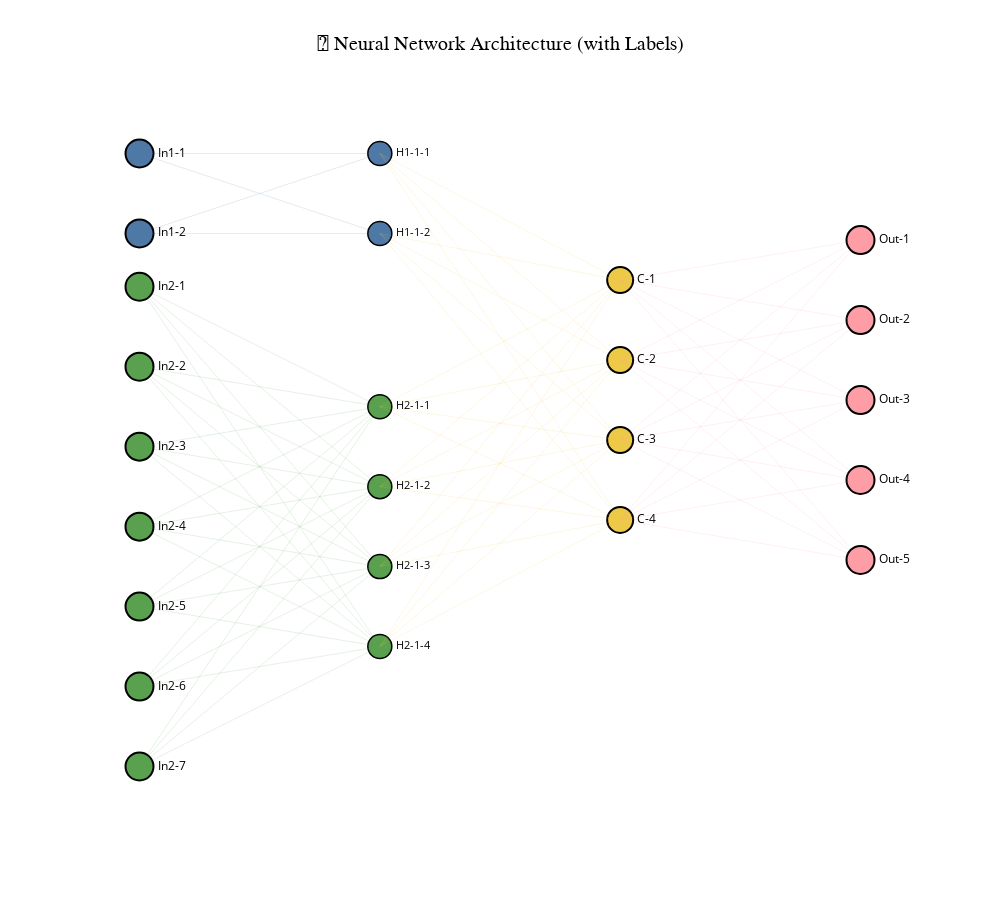

Notebook cell for this chart:
### Markdown cell above
#### Visualisasi Model

### Code cell
from visualization import plot_dynamic_multi_input_network
plot_dynamic_multi_input_network(
    input_dims=[config.input_1_dim, config.input_2_dim],
    hidden_dims_per_branch=[
        config.hidden_1_dims,
        config.hidden_2_dims
    ],
    combined_dims=config.combine_dims,
    output_dim=config.output_dim,
    figsize=(1000, 900)
)

### Figure 1 — Plotly figure (JSON) as saved in the notebook; plotly's stock layout.template omitted (floating-point values rounded to 4 significant figures)
{"data": [{"hovertext": "Input 1<br>Neuron 1", "marker": {"color": "#4E79A7", "line": {"color": "black", "width": 2}, "size": 28}, "mode": "markers+text", "showlegend": false, "text": ["In1-1"], "textfont": {"color": "black", "size": 12}, "textposition": "middle right", "type": "scatter", "x": [0], "y": [1.55]}, {"hovertext": "Input 1<br>Neuron 2", "marker": {"color": "#4E79A7", "line": {"color": "black", "width": 2}, "size": 28}, "mode": "markers+text", "showlegend": false, "text": ["In1-2"], "textfont": {"color": "black", "size": 12}, "textposition": "middle right", "type": "scatter", "x": [0], "y": [0.95]}, {"hovertext": "Input 2<br>Neuron 1", "marker": {"color": "#59A14F", "line": {"color": "black", "width": 2}, "size": 28}, "mode": "markers+text", "showlegend": false, "text": ["In2-1"], "textfont": {"color": "black", "size": 12}, "textposition": "middle right", "type": "scatter", "x": [0], "y": [0.55]}, {"hovertext": "Input 2<br>Neuron 2", "marker": {"color": "#59A14F", "line": {"color": "black", "width": 2}, "size": 28}, "mode": "markers+text", "showlegend": false, "text": ["In2-2"], "textfont": {"color": "black", "size": 12}, "textposition": "middle right", "type": "scatter", "x": [0], "y": [-0.05]}, {"hovertext": "Input 2<br>Neuron 3", "marker": {"color": "#59A14F", "line": {"color": "black", "width": 2}, "size": 28}, "mode": "markers+text", "showlegend": false, "text": ["In2-3"], "textfont": {"color": "black", "size": 12}, "textposition": "middle right", "type": "scatter", "x": [0], "y": [-0.65]}, {"hovertext": "Input 2<br>Neuron 4", "marker": {"color": "#59A14F", "line": {"color": "black", "width": 2}, "size": 28}, "mode": "markers+text", "showlegend": false, "text": ["In2-4"], "textfont": {"color": "black", "size": 12}, "textposition": "middle right", "type": "scatter", "x": [0], "y": [-1.25]}, {"hovertext": "Input 2<br>Neuron 5", "marker": {"color": "#59A14F", "line": {"color": "black", "width": 2}, "size": 28}, "mode": "markers+text", "showlegend": false, "text": ["In2-5"], "textfont": {"color": "black", "size": 12}, "textposition": "middle right", "type": "scatter", "x": [0], "y": [-1.85]}, {"hovertext": "Input 2<br>Neuron 6", "marker": {"color": "#59A14F", "line": {"color": "black", "width": 2}, "size": 28}, "mode": "markers+text", "showlegend": false, "text": ["In2-6"], "textfont": {"color": "black", "size": 12}, "textposition": "middle right", "type": "scatter", "x": [0], "y": [-2.45]}, {"hovertext": "Input 2<br>Neuron 7", "marker": {"color": "#59A14F", "line": {"color": "black", "width": 2}, "size": 28}, "mode": "markers+text", "showlegend": false, "text": ["In2-7"], "textfont": {"color": "black", "size": 12}, "textposition": "middle right", "type": "scatter", "x": [0], "y": [-3.05]}, {"hovertext": "Branch 1 Hidden 1<br>Neuron 1", "marker": {"color": "#4E79A7", "line": {"color": "black", "width": 1.5}, "size": 24}, "mode": "markers+text", "showlegend": false, "text": ["H1-1-1"], "textfont": {"color": "black", "size": 11}, "textposition": "middle right", "type": "scatter", "x": [1], "y": [1.55]}, {"line": {"color": "rgba(78, 121, 167, 0.3)", "width": 0.5}, "mode": "lines", "showlegend": false, "type": "scatter", "x": [0, 1], "y": [1.55, 1.55]}, {"line": {"color": "rgba(78, 121, 167, 0.3)", "width": 0.5}, "mode": "lines", "showlegend": false, "type": "scatter", "x": [0, 1], "y": [0.95, 1.55]}, {"hovertext": "Branch 1 Hidden 1<br>Neuron 2", "marker": {"color": "#4E79A7", "line": {"color": "black", "width": 1.5}, "size": 24}, "mode": "markers+text", "showlegend": false, "text": ["H1-1-2"], "textfont": {"color": "black", "size": 11}, "textposition": "middle right", "type": "scatter", "x": [1], "y": [0.95]}, {"line": {"color": "rgba(78, 121, 167, 0.3)", "width": 0.5}, "mode": "lines", "showlegend": false, "type": "scatter", "x": [0, 1], "y": [1.55, 0.95]}, {"line": {"color": "rgba(78, 121, 167, 0.3)", "width": 0.5}, "mode": "lines", "showlegend": false, "type": "scatter", "x": [0, 1], "y": [0.95, 0.95]}, {"hovertext": "Branch 2 Hidden 1<br>Neuron 1", "marker": {"color": "#59A14F", "line": {"color": "black", "width": 1.5}, "size": 24}, "mode": "markers+text", "showlegend": false, "text": ["H2-1-1"], "textfont": {"color": "black", "size": 11}, "textposition": "middle right", "type": "scatter", "x": [1], "y": [-0.35]}, {"line": {"color": "rgba(89, 161, 79, 0.3)", "width": 0.5}, "mode": "lines", "showlegend": false, "type": "scatter", "x": [0, 1], "y": [0.55, -0.35]}, {"line": {"color": "rgba(89, 161, 79, 0.3)", "width": 0.5}, "mode": "lines", "showlegend": false, "type": "scatter", "x": [0, 1], "y": [-0.05, -0.35]}, {"line": {"color": "rgba(89, 161, 79, 0.3)", "width": 0.5}, "mode": "lines", "showlegend": false, "type": "scatter", "x": [0, 1], "y": [-0.65, -0.35]}, {"line": {"color": "rgba(89, 161, 79, 0.3)", "width": 0.5}, "mode": "lines", "showlegend": false, "type": "scatter", "x": [0, 1], "y": [-1.25, -0.35]}, {"line": {"color": "rgba(89, 161, 79, 0.3)", "width": 0.5}, "mode": "lines", "showlegend": false, "type": "scatter", "x": [0, 1], "y": [-1.85, -0.35]}, {"line": {"color": "rgba(89, 161, 79, 0.3)", "width": 0.5}, "mode": "lines", "showlegend": false, "type": "scatter", "x": [0, 1], "y": [-2.45, -0.35]}, {"line": {"color": "rgba(89, 161, 79, 0.3)", "width": 0.5}, "mode": "lines", "showlegend": false, "type": "scatter", "x": [0, 1], "y": [-3.05, -0.35]}, {"hovertext": "Branch 2 Hidden 1<br>Neuron 2", "marker": {"color": "#59A14F", "line": {"color": "black", "width": 1.5}, "size": 24}, "mode": "markers+text", "showlegend": false, "text": ["H2-1-2"], "textfont": {"color": "black", "size": 11}, "textposition": "middle right", "type": "scatter", "x": [1], "y": [-0.95]}, {"line": {"color": "rgba(89, 161, 79, 0.3)", "width": 0.5}, "mode": "lines", "showlegend": false, "type": "scatter", "x": [0, 1], "y": [0.55, -0.95]}, {"line": {"color": "rgba(89, 161, 79, 0.3)", "width": 0.5}, "mode": "lines", "showlegend": false, "type": "scatter", "x": [0, 1], "y": [-0.05, -0.95]}, {"line": {"color": "rgba(89, 161, 79, 0.3)", "width": 0.5}, "mode": "lines", "showlegend": false, "type": "scatter", "x": [0, 1], "y": [-0.65, -0.95]}, {"line": {"color": "rgba(89, 161, 79, 0.3)", "width": 0.5}, "mode": "lines", "showlegend": false, "type": "scatter", "x": [0, 1], "y": [-1.25, -0.95]}, {"line": {"color": "rgba(89, 161, 79, 0.3)", "width": 0.5}, "mode": "lines", "showlegend": false, "type": "scatter", "x": [0, 1], "y": [-1.85, -0.95]}, {"line": {"color": "rgba(89, 161, 79, 0.3)", "width": 0.5}, "mode": "lines", "showlegend": false, "type": "scatter", "x": [0, 1], "y": [-2.45, -0.95]}, {"line": {"color": "rgba(89, 161, 79, 0.3)", "width": 0.5}, "mode": "lines", "showlegend": false, "type": "scatter", "x": [0, 1], "y": [-3.05, -0.95]}, {"hovertext": "Branch 2 Hidden 1<br>Neuron 3", "marker": {"color": "#59A14F", "line": {"color": "black", "width": 1.5}, "size": 24}, "mode": "markers+text", "showlegend": false, "text": ["H2-1-3"], "textfont": {"color": "black", "size": 11}, "textposition": "middle right", "type": "scatter", "x": [1], "y": [-1.55]}, {"line": {"color": "rgba(89, 161, 79, 0.3)", "width": 0.5}, "mode": "lines", "showlegend": false, "type": "scatter", "x": [0, 1], "y": [0.55, -1.55]}, {"line": {"color": "rgba(89, 161, 79, 0.3)", "width": 0.5}, "mode": "lines", "showlegend": false, "type": "scatter", "x": [0, 1], "y": [-0.05, -1.55]}, {"line": {"color": "rgba(89, 161, 79, 0.3)", "width": 0.5}, "mode": "lines", "showlegend": false, "type": "scatter", "x": [0, 1], "y": [-0.65, -1.55]}, {"line": {"color": "rgba(89, 161, 79, 0.3)", "width": 0.5}, "mode": "lines", "showlegend": false, "type": "scatter", "x": [0, 1], "y": [-1.25, -1.55]}, {"line": {"color": "rgba(89, 161, 79, 0.3)", "width": 0.5}, "mode": "lines", "showlegend": false, "type": "scatter", "x": [0, 1], "y": [-1.85, -1.55]}, {"line": {"color": "rgba(89, 161, 79, 0.3)", "width": 0.5}, "mode": "lines", "showlegend": false, "type": "scatter", "x": [0, 1], "y": [-2.45, -1.55]}, {"line": {"color": "rgba(89, 161, 79, 0.3)", "width": 0.5}, "mode": "lines", "showlegend": false, "type": "scatter", "x": [0, 1], "y": [-3.05, -1.55]}, {"hovertext": "Branch 2 Hidden 1<br>Neuron 4", "marker": {"color": "#59A14F", "line": {"color": "black", "width": 1.5}, "size": 24}, "mode": "markers+text", "showlegend": false, "text": ["H2-1-4"], "textfont": {"color": "black", "size": 11}, "textposition": "middle right", "type": "scatter", "x": [1], "y": [-2.15]}, {"line": {"color": "rgba(89, 161, 79, 0.3)", "width": 0.5}, "mode": "lines", "showlegend": false, "type": "scatter", "x": [0, 1], "y": [0.55, -2.15]}, {"line": {"color": "rgba(89, 161, 79, 0.3)", "width": 0.5}, "mode": "lines", "showlegend": false, "type": "scatter", "x": [0, 1], "y": [-0.05, -2.15]}, {"line": {"color": "rgba(89, 161, 79, 0.3)", "width": 0.5}, "mode": "lines", "showlegend": false, "type": "scatter", "x": [0, 1], "y": [-0.65, -2.15]}, {"line": {"color": "rgba(89, 161, 79, 0.3)", "width": 0.5}, "mode": "lines", "showlegend": false, "type": "scatter", "x": [0, 1], "y": [-1.25, -2.15]}, {"line": {"color": "rgba(89, 161, 79, 0.3)", "width": 0.5}, "mode": "lines", "showlegend": false, "type": "scatter", "x": [0, 1], "y": [-1.85, -2.15]}, {"line": {"color": "rgba(89, 161, 79, 0.3)", "width": 0.5}, "mode": "lines", "showlegend": false, "type": "scatter", "x": [0, 1], "y": [-2.45, -2.15]}, {"line": {"color": "rgba(89, 161, 79, 0.3)", "width": 0.5}, "mode": "lines", "showlegend": false, "type": "scatter", "x": [0, 1], "y": [-3.05, -2.15]}, {"hovertext": "Combined Neuron 1", "marker": {"color": "#EDC948", "line": {"color": "black", "width": 2}, "size": 26}, "mode": "markers+text", "showlegend": false, "text": ["C-1"], "textfont": {"color": "black", "size": 12}, "textposition": "middle right", "type": "scatter", "x": [2], "y": [0.6]}, {"line": {"color": "rgba(237, 201, 72, 0.3)", "width": 0.5}, "mode": "lines", "showlegend": false, "type": "scatter", "x": [1, 2], "y": [1.55, 0.6]}, {"line": {"color": "rgba(237, 201, 72, 0.3)", "width": 0.5}, "mode": "lines", "showlegend": false, "type": "scatter", "x": [1, 2], "y": [0.95, 0.6]}, {"line": {"color": "rgba(237, 201, 72, 0.3)", "width": 0.5}, "mode": "lines", "showlegend": false, "type": "scatter", "x": [1, 2], "y": [-0.35, 0.6]}, {"line": {"color": "rgba(237, 201, 72, 0.3)", "width": 0.5}, "mode": "lines", "showlegend": false, "type": "scatter", "x": [1, 2], "y": [-0.95, 0.6]}, {"line": {"color": "rgba(237, 201, 72, 0.3)", "width": 0.5}, "mode": "lines", "showlegend": false, "type": "scatter", "x": [1, 2], "y": [-1.55, 0.6]}, {"line": {"color": "rgba(237, 201, 72, 0.3)", "width": 0.5}, "mode": "lines", "showlegend": false, "type": "scatter", "x": [1, 2], "y": [-2.15, 0.6]}, {"hovertext": "Combined Neuron 2", "marker": {"color": "#EDC948", "line": {"color": "black", "width": 2}, "size": 26}, "mode": "markers+text", "showlegend": false, "text": ["C-2"], "textfont": {"color": "black", "size": 12}, "textposition": "middle right", "type": "scatter", "x": [2], "y": [0]}, {"line": {"color": "rgba(237, 201, 72, 0.3)", "width": 0.5}, "mode": "lines", "showlegend": false, "type": "scatter", "x": [1, 2], "y": [1.55, 0]}, {"line": {"color": "rgba(237, 201, 72, 0.3)", "width": 0.5}, "mode": "lines", "showlegend": false, "type": "scatter", "x": [1, 2], "y": [0.95, 0]}, {"line": {"color": "rgba(237, 201, 72, 0.3)", "width": 0.5}, "mode": "lines", "showlegend": false, "type": "scatter", "x": [1, 2], "y": [-0.35, 0]}, {"line": {"color": "rgba(237, 201, 72, 0.3)", "width": 0.5}, "mode": "lines", "showlegend": false, "type": "scatter", "x": [1, 2], "y": [-0.95, 0]}, {"line": {"color": "rgba(237, 201, 72, 0.3)", "width": 0.5}, "mode": "lines", "showlegend": false, "type": "scatter", "x": [1, 2], "y": [-1.55, 0]}, {"line": {"color": "rgba(237, 201, 72, 0.3)", "width": 0.5}, "mode": "lines", "showlegend": false, "type": "scatter", "x": [1, 2], "y": [-2.15, 0]}, {"hovertext": "Combined Neuron 3", "marker": {"color": "#EDC948", "line": {"color": "black", "width": 2}, "size": 26}, "mode": "markers+text", "showlegend": false, "text": ["C-3"], "textfont": {"color": "black", "size": 12}, "textposition": "middle right", "type": "scatter", "x": [2], "y": [-0.6]}, {"line": {"color": "rgba(237, 201, 72, 0.3)", "width": 0.5}, "mode": "lines", "showlegend": false, "type": "scatter", "x": [1, 2], "y": [1.55, -0.6]}, {"line": {"color": "rgba(237, 201, 72, 0.3)", "width": 0.5}, "mode": "lines", "showlegend": false, "type": "scatter", "x": [1, 2], "y": [0.95, -0.6]}, {"line": {"color": "rgba(237, 201, 72, 0.3)", "width": 0.5}, "mode": "lines", "showlegend": false, "type": "scatter", "x": [1, 2], "y": [-0.35, -0.6]}, {"line": {"color": "rgba(237, 201, 72, 0.3)", "width": 0.5}, "mode": "lines", "showlegend": false, "type": "scatter", "x": [1, 2], "y": [-0.95, -0.6]}, {"line": {"color": "rgba(237, 201, 72, 0.3)", "width": 0.5}, "mode": "lines", "showlegend": false, "type": "scatter", "x": [1, 2], "y": [-1.55, -0.6]}, {"line": {"color": "rgba(237, 201, 72, 0.3)", "width": 0.5}, "mode": "lines", "showlegend": false, "type": "scatter", "x": [1, 2], "y": [-2.15, -0.6]}, {"hovertext": "Combined Neuron 4", "marker": {"color": "#EDC948", "line": {"color": "black", "width": 2}, "size": 26}, "mode": "markers+text", "showlegend": false, "text": ["C-4"], "textfont": {"color": "black", "size": 12}, "textposition": "middle right", "type": "scatter", "x": [2], "y": [-1.2]}, {"line": {"color": "rgba(237, 201, 72, 0.3)", "width": 0.5}, "mode": "lines", "showlegend": false, "type": "scatter", "x": [1, 2], "y": [1.55, -1.2]}, {"line": {"color": "rgba(237, 201, 72, 0.3)", "width": 0.5}, "mode": "lines", "showlegend": false, "type": "scatter", "x": [1, 2], "y": [0.95, -1.2]}, {"line": {"color": "rgba(237, 201, 72, 0.3)", "width": 0.5}, "mode": "lines", "showlegend": false, "type": "scatter", "x": [1, 2], "y": [-0.35, -1.2]}, {"line": {"color": "rgba(237, 201, 72, 0.3)", "width": 0.5}, "mode": "lines", "showlegend": false, "type": "scatter", "x": [1, 2], "y": [-0.95, -1.2]}, {"line": {"color": "rgba(237, 201, 72, 0.3)", "width": 0.5}, "mode": "lines", "showlegend": false, "type": "scatter", "x": [1, 2], "y": [-1.55, -1.2]}, {"line": {"color": "rgba(237, 201, 72, 0.3)", "width": 0.5}, "mode": "lines", "showlegend": false, "type": "scatter", "x": [1, 2], "y": [-2.15, -1.2]}, {"hovertext": "Output Neuron 1", "marker": {"color": "#FF9DA7", "line": {"color": "black", "width": 2}, "size": 28}, "mode": "markers+text", "showlegend": false, "text": ["Out-1"], "textfont": {"color": "black", "size": 12}, "textposition": "middle right", "type": "scatter", "x": [3], "y": [0.9]}, {"line": {"color": "rgba(255, 157, 167, 0.3)", "width": 0.5}, "mode": "lines", "showlegend": false, "type": "scatter", "x": [2, 3], "y": [0.6, 0.9]}, {"line": {"color": "rgba(255, 157, 167, 0.3)", "width": 0.5}, "mode": "lines", "showlegend": false, "type": "scatter", "x": [2, 3], "y": [0, 0.9]}, {"line": {"color": "rgba(255, 157, 167, 0.3)", "width": 0.5}, "mode": "lines", "showlegend": false, "type": "scatter", "x": [2, 3], "y": [-0.6, 0.9]}, {"line": {"color": "rgba(255, 157, 167, 0.3)", "width": 0.5}, "mode": "lines", "showlegend": false, "type": "scatter", "x": [2, 3], "y": [-1.2, 0.9]}, {"hovertext": "Output Neuron 2", "marker": {"color": "#FF9DA7", "line": {"color": "black", "width": 2}, "size": 28}, "mode": "markers+text", "showlegend": false, "text": ["Out-2"], "textfont": {"color": "black", "size": 12}, "textposition": "middle right", "type": "scatter", "x": [3], "y": [0.3]}, {"line": {"color": "rgba(255, 157, 167, 0.3)", "width": 0.5}, "mode": "lines", "showlegend": false, "type": "scatter", "x": [2, 3], "y": [0.6, 0.3]}, {"line": {"color": "rgba(255, 157, 167, 0.3)", "width": 0.5}, "mode": "lines", "showlegend": false, "type": "scatter", "x": [2, 3], "y": [0, 0.3]}, {"line": {"color": "rgba(255, 157, 167, 0.3)", "width": 0.5}, "mode": "lines", "showlegend": false, "type": "scatter", "x": [2, 3], "y": [-0.6, 0.3]}, {"line": {"color": "rgba(255, 157, 167, 0.3)", "width": 0.5}, "mode": "lines", "showlegend": false, "type": "scatter", "x": [2, 3], "y": [-1.2, 0.3]}, {"hovertext": "Output Neuron 3", "marker": {"color": "#FF9DA7", "line": {"color": "black", "width": 2}, "size": 28}, "mode": "markers+text", "showlegend": false, "text": ["Out-3"], "textfont": {"color": "black", "size": 12}, "textposition": "middle right", "type": "scatter", "x": [3], "y": [-0.3]}, {"line": {"color": "rgba(255, 157, 167, 0.3)", "width": 0.5}, "mode": "lines", "showlegend": false, "type": "scatter", "x": [2, 3], "y": [0.6, -0.3]}, {"line": {"color": "rgba(255, 157, 167, 0.3)", "width": 0.5}, "mode": "lines", "showlegend": false, "type": "scatter", "x": [2, 3], "y": [0, -0.3]}, {"line": {"color": "rgba(255, 157, 167, 0.3)", "width": 0.5}, "mode": "lines", "showlegend": false, "type": "scatter", "x": [2, 3], "y": [-0.6, -0.3]}, {"line": {"color": "rgba(255, 157, 167, 0.3)", "width": 0.5}, "mode": "lines", "showlegend": false, "type": "scatter", "x": [2, 3], "y": [-1.2, -0.3]}, {"hovertext": "Output Neuron 4", "marker": {"color": "#FF9DA7", "line": {"color": "black", "width": 2}, "size": 28}, "mode": "markers+text", "showlegend": false, "text": ["Out-4"], "textfont": {"color": "black", "size": 12}, "textposition": "middle right", "type": "scatter", "x": [3], "y": [-0.9]}, {"line": {"color": "rgba(255, 157, 167, 0.3)", "width": 0.5}, "mode": "lines", "showlegend": false, "type": "scatter", "x": [2, 3], "y": [0.6, -0.9]}, {"line": {"color": "rgba(255, 157, 167, 0.3)", "width": 0.5}, "mode": "lines", "showlegend": false, "type": "scatter", "x": [2, 3], "y": [0, -0.9]}, {"line": {"color": "rgba(255, 157, 167, 0.3)", "width": 0.5}, "mode": "lines", "showlegend": false, "type": "scatter", "x": [2, 3], "y": [-0.6, -0.9]}, {"line": {"color": "rgba(255, 157, 167, 0.3)", "width": 0.5}, "mode": "lines", "showlegend": false, "type": "scatter", "x": [2, 3], "y": [-1.2, -0.9]}, {"hovertext": "Output Neuron 5", "marker": {"color": "#FF9DA7", "line": {"color": "black", "width": 2}, "size": 28}, "mode": "markers+text", "showlegend": false, "text": ["Out-5"], "textfont": {"color": "black", "size": 12}, "textposition": "middle right", "type": "scatter", "x": [3], "y": [-1.5]}, {"line": {"color": "rgba(255, 157, 167, 0.3)", "width": 0.5}, "mode": "lines", "showlegend": false, "type": "scatter", "x": [2, 3], "y": [0.6, -1.5]}, {"line": {"color": "rgba(255, 157, 167, 0.3)", "width": 0.5}, "mode": "lines", "showlegend": false, "type": "scatter", "x": [2, 3], "y": [0, -1.5]}, {"line": {"color": "rgba(255, 157, 167, 0.3)", "width": 0.5}, "mode": "lines", "showlegend": false, "type": "scatter", "x": [2, 3], "y": [-0.6, -1.5]}, {"line": {"color": "rgba(255, 157, 167, 0.3)", "width": 0.5}, "mode": "lines", "showlegend": false, "type": "scatter", "x": [2, 3], "y": [-1.2, -1.5]}], "layout": {"height": 900, "paper_bgcolor": "white", "plot_bgcolor": "white", "showlegend": false, "title": {"font": {"color": "black", "family": "Arial Black", "size": 20}, "text": "🧠 Neural Network Architecture (with Labels)", "x": 0.5}, "width": 1000, "xaxis": {"autorange": true, "range": [-0.2476, 3.248], "type": "linear", "visible": false}, "yaxis": {"autorange": true, "range": [-3.451, 1.951], "type": "linear", "visible": false}}}
